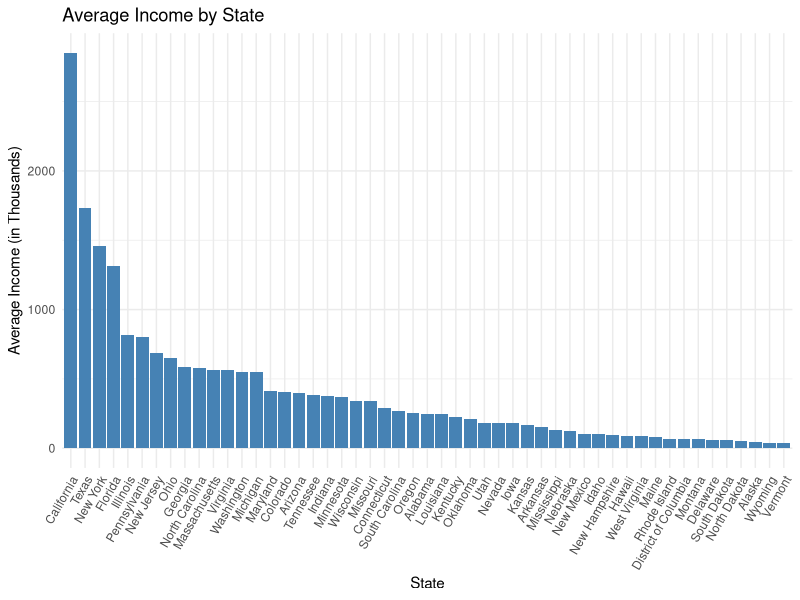
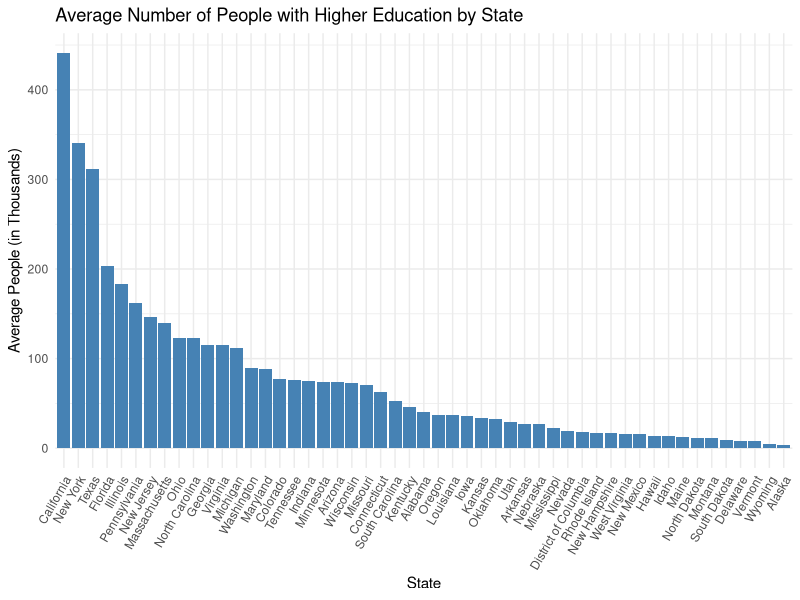
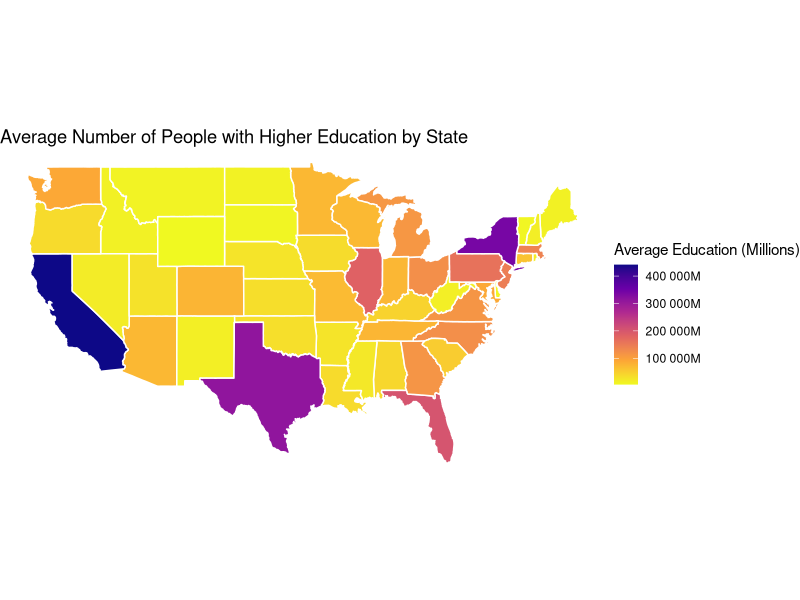
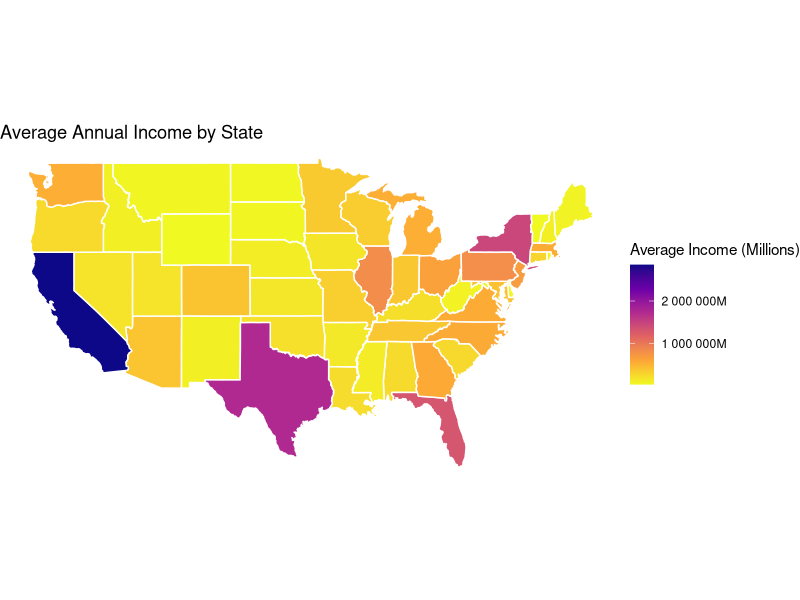
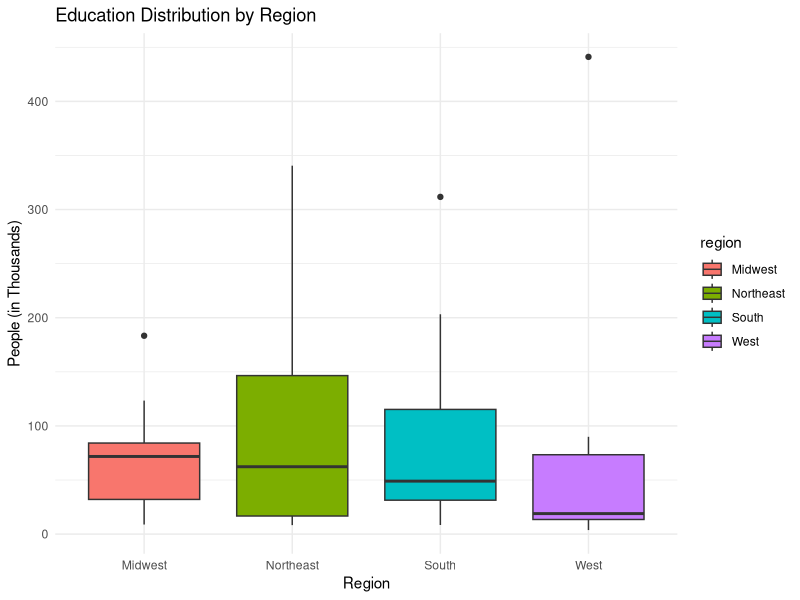
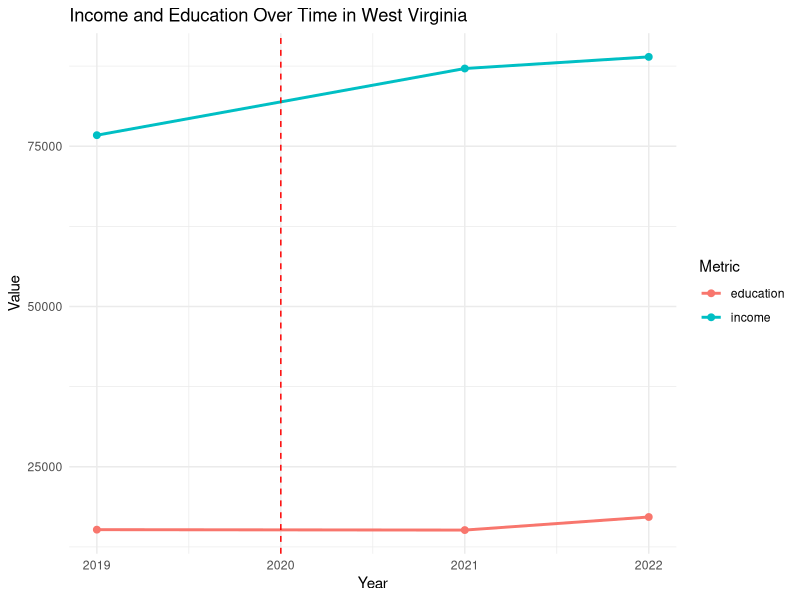

Write the R code that produced these figures, in order.


#Install packages

install.packages("tidyverse")
library(tidyverse)
library(readr)
library(dplyr)
library(purrr)
library(tidyr)
library(ggplot2)
library(maps)


##INIT##


##Load data

education2019 <- read_csv("education2019.csv")
education2021 <- read_csv("educayion2021.csv")
education2022 <- read_csv("education2022.csv")
income2019 <- read_csv("income2019.csv")
income2021 <- read_csv("income2021.csv")
income2022 <- read_csv("income2022.csv")




###Data cleaning####

##Education data

#Selection of columns with total estimate for each year

col_numbers<- c(2,seq(3,604, by=12))
education2019_clean<-education2019[,col_numbers]

col_numbers<- c(2,seq(3,604, by=12))
education2021_clean<-education2021[,col_numbers]

col_numbers<- c(2,seq(3,604, by=12))
education2022_clean<-education2022[,col_numbers]

# Add column year

education2019_clean <- education2019_clean %>%
  mutate(year = 2019)

education2021_clean <- education2021_clean %>%
  mutate(year = 2021)

education2022_clean <- education2022_clean %>%
  mutate(year = 2022)


#Selection of Population 18-24 years with bachelor's degree or higher for each year

Bachelor_2019 <- education2019_clean[6, ]

Bachelor_2021 <- education2021_clean[6, ]

Bachelor_2022 <- education2022_clean[6, ]


#Merge education data

merged_education <- bind_rows(Bachelor_2019, Bachelor_2021, Bachelor_2022)

#Rename column

merged_education_clean <- merged_education %>%
  rename(Variable = `Label..Grouping.`)

#Match the structure of the education data for consistent analysis
#Change states names

merged_education_clean <- merged_education_clean %>%
  select(-Variable, -1) %>%
  pivot_longer(-year, names_to = "GeoName", values_to = "education")%>%
  mutate(GeoName = gsub("\\.\\.Total\\.\\.Estimate", "", GeoName))
  
# Remove dots in states names
  merged_education_clean <- merged_education_clean %>%
  mutate(GeoName = gsub("\\.", " ", GeoName))
  
#Check state names

unique(merged_education_clean$GeoName)

#Convert column education to numeric
merged_education_clean <- merged_education_clean %>%
  mutate(education = as.numeric(gsub(",", "", education)))



##Income data

#Add column year and rename column

income2019_clean <- income2019 %>%
  mutate(year = 2019)%>%
  rename(income = X2019)

income2021_clean <- income2021 %>%
  mutate(year = 2021)%>%
  rename(income = X2021)

income2022_clean <- income2022 %>%
  mutate(year = 2022)%>%
  rename(income = X2022)


#Merge income data

merged_income <- bind_rows(income2019_clean, income2021_clean, income2022_clean)

#Remove rows and columns not relevant to the analysis

merged_income_clean <- merged_income %>%
  filter(GeoName != "United States")%>%
  select(year, income, GeoName)%>%
  filter(!is.na(income))



###Creation of new variables###

#Calculation of average income per state

average_income <- merged_income_clean %>%
  group_by(GeoName) %>%
  summarise(avg_income = mean(income, na.rm = TRUE))%>%
  arrange(desc(avg_income))

#Plot figure

ggplot(average_income, aes(x = reorder(GeoName, -avg_income), y = avg_income/1e3)) +
  geom_bar(stat = "identity", fill = "steelblue") +
  theme_minimal() +
  labs(
    title = "Average Income by State",
    x = "State",
    y = "Average Income (in Thousands)"
  ) +
  theme(axis.text.x = element_text(angle = 60, hjust = 1))
  
#Calculation of average education per state and remove commas and convert to numeric

average_education <- merged_education_clean %>%
  mutate(education = as.numeric(gsub(",", "", education))) %>%
  group_by(GeoName) %>%
  summarise(avg_education = mean(education, na.rm = TRUE))%>%
  arrange(desc(avg_education))

#Plot figure

ggplot(average_education, aes(x = reorder(GeoName, -avg_education), y = avg_education/1e3)) +
  geom_bar(stat = "identity", fill = "steelblue") +
  theme_minimal() +
  labs(
    title = "Average Number of People with Higher Education by State",
    x = "State",
    y = "Average People (in Thousands)"
  ) +
  theme(axis.text.x = element_text(angle = 60, hjust = 1))

###Visualization###

##Visualize spatial variation

#Install packages

library(ggplot2)
library(dplyr)
library(maps)

#Education data
# Map data for U.S. states

us_states <- map_data("state")

#Change education data to match map data

education_map <- average_education %>%
  mutate(region = tolower(GeoName))

#Merge the education data to the US map data

education_map <- us_states %>%
  left_join(education_map, by = "region")

# Plot average education per state with color scale in millions

ggplot(education_map, aes(x = long, y = lat, group = group, fill = avg_education)) +
  geom_polygon(color = "white") +
  coord_fixed(1.3) +
  labs(
    title = "Average Number of People with Higher Education by State",
    fill = "Average Education (Millions)"
  ) +
  scale_fill_viridis_c(option = "plasma", direction = -1, labels = scales::label_number(suffix = "M", accuracy = 1)) +
  theme_void()


#Income data


# Map data for U.S. states

us_states <- map_data("state")

#Change education data to match map data

income_map <- average_income %>%
  mutate(region = tolower(GeoName))

#Merge the education data to the US map data

income_map <- us_states %>%
  left_join(income_map, by = "region")

# Plot average income per state with color scale in millions

ggplot(income_map, aes(x = long, y = lat, group = group, fill = avg_income)) +
  geom_polygon(color = "white") +
  coord_fixed(1.3) +
  labs(
    title = "Average Annual Income by State",
    fill = "Average Income (Millions)"
  ) +
  scale_fill_viridis_c(option = "plasma", direction = -1, labels = scales::label_number(suffix = "M", accuracy = 1)) +
  theme_void()


##Visualize Sub-population variation

# Create a data frame that maps states to regions
state_regions <- data.frame(
  GeoName = c(
    "Connecticut", "Maine", "Massachusetts", "New Hampshire", "Rhode Island", "Vermont",
    "New Jersey", "New York", "Pennsylvania",
    "Illinois", "Indiana", "Michigan", "Ohio", "Wisconsin",
    "Iowa", "Kansas", "Minnesota", "Missouri", "Nebraska", "North Dakota", "South Dakota",
    "Delaware", "Florida", "Georgia", "Maryland", "North Carolina", "South Carolina", 
    "Virginia", "Washington D.C.", "West Virginia", "Alabama", "Kentucky", "Mississippi", 
    "Tennessee", "Arkansas", "Louisiana", "Oklahoma", "Texas",
    "Arizona", "Colorado", "Idaho", "Montana", "Nevada", "New Mexico", 
    "Utah", "Wyoming", "Alaska", "California", "Hawaii", "Oregon", "Washington"
  ),
  region = c(
    rep("Northeast", 9),
    rep("Midwest", 12),
    rep("South", 17),
    rep("West", 13)
  )
)

#Merge average education and regions
education_states <- average_education %>%
  inner_join(state_regions, by = "GeoName")

#Plot
ggplot(education_states, aes(x = region, y = avg_education / 1e3, fill = region)) +
  geom_boxplot() +
  theme_minimal() +
  labs(
    title = "Education Distribution by Region",
    x = "Region",
    y = "People (in Thousands)"
  )
##Visualize Temporal Variation

# Merge education data and income data

merged_data <-merged_education_clean%>%
  left_join(merged_income_clean, by = c("GeoName", "year"))

#Select West Virginia because it is the state with the highest obesity rate

west_virginia_data <- merged_data %>%
  filter(GeoName == "West Virginia") %>%
  select(year, income, education)

# Prepare date before plotting
plot_temporal <- west_virginia_data %>%
  pivot_longer(cols = c(income, education),
               names_to = "Metric", values_to = "value")

# Plot
ggplot(plot_temporal, aes(x = year, y = value, color = Metric)) +
  geom_line(size = 1) +
  geom_point(size = 2) +
  geom_vline(xintercept = 2020, linetype = "dashed", color = "red") +
  labs(
    title = "Income and Education Over Time in West Virginia",
    x = "Year",
    y = "Value",
    color = "Metric"
  ) +
  theme_minimal()
